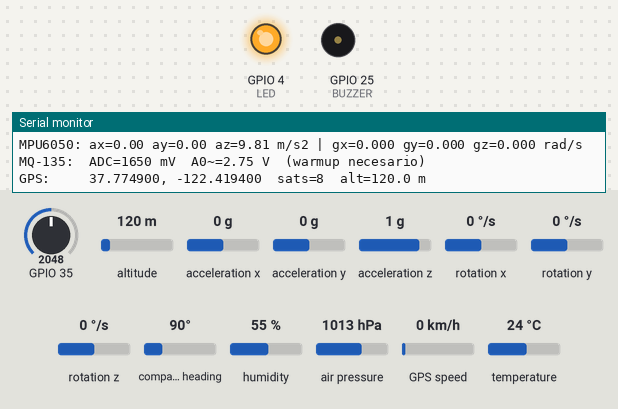
The sketch below on a simulated ESP32. Shown: output pins drawn as LEDs (lit = HIGH), buzzer (waves = sounding, pin HIGH), the last lines printed to the serial monitor. Inputs (shaded band) come from the test bench; at power-on: GPIO 35 = 2048, altitude 120 m, acceleration x 0 g, acceleration y 0 g, acceleration z 1 g, rotation x 0 °/s, rotation y 0 °/s, rotation z 0 °/s, compass heading 90°, humidity 55 %, air pressure 1013 hPa, GPS speed 0 km/h, temperature 24 °C (analog values on the 0–4095 scale). The GPS gets a fix after 3 s at 37.7749, -122.4194 with 8 satellites.

Above: at 6.0 s.
At 8.0 s:
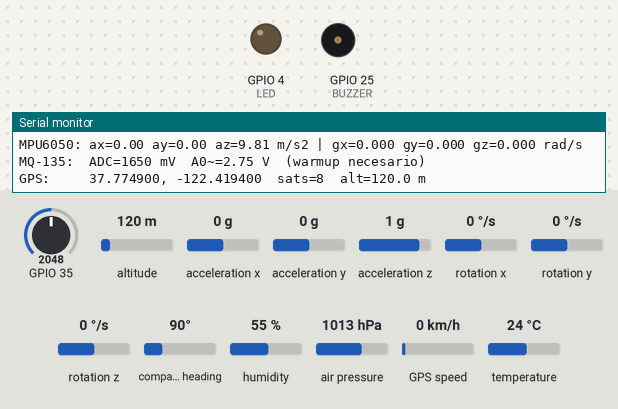
Timing chart, 0 to 9.7 s (numbered marks = the images above):
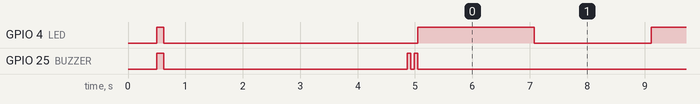

The sketch:

Test_Protoboard.ino
```cpp
/*
 * IGNIS-1 — Test de protoboard (bring-up de hardware)
 * --------------------------------------------------------------
 * NO es el firmware de vuelo. Solo verifica que cada periferico
 * responde, con el pin-map del diseno. Cada subsistema imprime
 * PASS/FAIL y se puede desactivar si el modulo no esta conectado.
 *
 * Pin-map (ESP32 DevKit 38p):
 *   I2C  SDA/SCL ......... 33 / 32   (BME280 0x76, MPU6050 0x68)
 *   SPI  SCK/MISO/MOSI ... 18 / 19 / 23   (LoRa + microSD, CS separados)
 *   LoRa CS/RST/DIO0 ..... 5 / 14 / 26   (RFM95W 433 MHz)
 *   microSD CS ........... 13
 *   MPU_INT .............. 27
 *   Buzzer ............... 25   (activo)
 *   LED status ........... 4
 *   GPS  RX2/TX2 ......... 16 / 17   (NEO-6M, 9600 baud)
 *   MQ-135 A0 ............ 35   (ADC1, via divisor 10k/15k)
 *
 * Librerias (Library Manager):
 *   Adafruit BME280, Adafruit MPU6050, Adafruit Unified Sensor,
 *   TinyGPSPlus, LoRa (Sandeep Mistry), SD (incluida).
 *
 * Notas:
 *   - MQ-135 necesita calentamiento (varios minutos); valores
 *     inestables al inicio. El divisor 10k/15k baja A0 (0-5V) a ~0-3V.
 *   - Alimentar MQ-135 y GPS a 5V; ESP/sensores I2C a 3.3V.
 */

#include <Wire.h>
#include <SPI.h>
#include <Adafruit_Sensor.h>
#include <Adafruit_BME280.h>
#include <Adafruit_MPU6050.h>
#include <TinyGPSPlus.h>
#include <SD.h>
#include <LoRa.h>

// ---------- activar/desactivar pruebas ----------
#define TEST_BME280   1
#define TEST_MPU6050  1
#define TEST_MQ135    1
#define TEST_GPS      1
#define TEST_SD       0   // sin modulo microSD (no comprado aun)
#define TEST_LORA     0   // sin modulo RFM95W (no comprado aun)

// ---------- pines ----------
#define I2C_SDA   33
#define I2C_SCL   32
#define SPI_SCK   18
#define SPI_MISO  19
#define SPI_MOSI  23
#define LORA_CS    5
#define LORA_RST  14
#define LORA_DIO0 26
#define SD_CS     13
#define MPU_INT   27
#define BUZZER    25
#define LED       4
#define GPS_RX    16    // ESP RX2 <- GPS TX
#define GPS_TX    17    // ESP TX2 -> GPS RX
#define MQ_AOUT   35    // ADC1 (input-only)
#define LORA_FREQ 433E6

// divisor MQ-135: A0 --[10k]--+--[15k]-- GND ; tap = ADC
const float MQ_DIV = (10.0 + 15.0) / 15.0;   // factor inverso = 1.667

Adafruit_BME280 bme;
Adafruit_MPU6050 mpu;
TinyGPSPlus gps;

bool okBME=false, okMPU=false, okSD=false, okLoRa=false;
uint32_t seq=0;

// ---------- offsets de calibracion MPU6050 ----------
// Se calculan en reposo al boot. Accel: se asume placa plana, Z arriba
// (az debe quedar ~9.81 m/s2, ax/ay ~0). Gyro: los tres ejes ~0 rad/s.
const float G0 = 9.80665;          // gravedad estandar (m/s2)
float axOff=0, ayOff=0, azOff=0;   // bias accel (m/s2)
float gxOff=0, gyOff=0, gzOff=0;   // bias gyro (rad/s)

void beep(int ms){ digitalWrite(BUZZER,HIGH); delay(ms); digitalWrite(BUZZER,LOW); }
void line(){ Serial.println(F("------------------------------------------")); }

void i2cScan(){
  Serial.println(F("[I2C] scan:"));
  int n=0;
  for(uint8_t a=1;a<127;a++){
    Wire.beginTransmission(a);
    if(Wire.endTransmission()==0){
      Serial.printf("   0x%02X", a);
      if(a==0x76||a==0x77) Serial.print(F(" (BME280)"));
      if(a==0x68||a==0x69) Serial.print(F(" (MPU6050)"));
      Serial.println();
      n++;
    }
  }
  Serial.printf("   %d dispositivo(s)\n", n);
}

#if TEST_MPU6050
// Promedia N muestras en reposo y calcula los offsets.
// IMPORTANTE: la placa debe estar quieta y plana durante la calibracion.
void calibrarMPU(int n=1000){
  Serial.printf("[MPU6050] calibrando (%d muestras, no mover)...\n", n);
  double sax=0,say=0,saz=0, sgx=0,sgy=0,sgz=0;
  sensors_event_t a,g,tmp;
  for(int i=0;i<n;i++){
    mpu.getEvent(&a,&g,&tmp);
    sax+=a.acceleration.x; say+=a.acceleration.y; saz+=a.acceleration.z;
    sgx+=g.gyro.x;         sgy+=g.gyro.y;         sgz+=g.gyro.z;
    delay(2);
  }
  axOff = sax/n;           // en reposo plano ax~0 -> todo es bias
  ayOff = say/n;           // ay~0 -> todo es bias
  azOff = saz/n - G0;      // az debe ser G0; el exceso es bias
  gxOff = sgx/n;           // gyro en reposo ~0 -> todo es bias
  gyOff = sgy/n;
  gzOff = sgz/n;
  Serial.printf("[MPU6050] offset accel: ax=%.3f ay=%.3f az=%.3f m/s2\n", axOff, ayOff, azOff);
  Serial.printf("[MPU6050] offset gyro:  gx=%.4f gy=%.4f gz=%.4f rad/s\n", gxOff, gyOff, gzOff);
}
#endif

void setup(){
  Serial.begin(115200);
  delay(500);
  pinMode(LED, OUTPUT);
  pinMode(BUZZER, OUTPUT);
  pinMode(MPU_INT, INPUT);
  digitalWrite(LED,HIGH); beep(120); digitalWrite(LED,LOW);

  line();
  Serial.println(F("IGNIS-1 — Test de protoboard"));
  line();

  Wire.begin(I2C_SDA, I2C_SCL);
  i2cScan();

#if TEST_BME280
  okBME = bme.begin(0x76) || bme.begin(0x77);
  Serial.printf("[BME280]  %s\n", okBME ? "PASS" : "FAIL (revisar I2C/dir)");
#endif

#if TEST_MPU6050
  okMPU = mpu.begin(0x68);
  if(okMPU){
    mpu.setAccelerometerRange(MPU6050_RANGE_8_G);
    mpu.setGyroRange(MPU6050_RANGE_500_DEG);
    mpu.setFilterBandwidth(MPU6050_BAND_21_HZ);   // filtra ruido antes de calibrar
  }
  Serial.printf("[MPU6050] %s\n", okMPU ? "PASS" : "FAIL");
  if(okMPU) calibrarMPU();
#endif

#if TEST_MQ135
  analogReadResolution(12);
  analogSetPinAttenuation(MQ_AOUT, ADC_11db);   // rango ~0-3.1V
  Serial.println(F("[MQ-135]  ADC listo (necesita warmup)"));
#endif

#if TEST_GPS
  Serial2.begin(9600, SERIAL_8N1, GPS_RX, GPS_TX);
  Serial.println(F("[GPS]     UART2 abierto (esperando NMEA)"));
#endif

#if (TEST_SD || TEST_LORA)
  SPI.begin(SPI_SCK, SPI_MISO, SPI_MOSI);
#endif

#if TEST_SD
  okSD = SD.begin(SD_CS, SPI);
  Serial.printf("[microSD] %s\n", okSD ? "PASS" : "FAIL");
  if(okSD){
    File f = SD.open("/test.txt", FILE_APPEND);
    if(f){ f.println("IGNIS-1 test boot"); f.close(); Serial.println(F("   escribio /test.txt")); }
  }
#endif

#if TEST_LORA
  LoRa.setPins(LORA_CS, LORA_RST, LORA_DIO0);
  okLoRa = LoRa.begin(LORA_FREQ);
  if(okLoRa) LoRa.setSyncWord(0x12);
  Serial.printf("[LoRa]    %s (433 MHz)\n", okLoRa ? "PASS" : "FAIL");
#endif

  line();
  Serial.println(F("Loop: lecturas cada 2 s"));
  line();
  if(okBME && okMPU){ beep(60); delay(60); beep(60); }  // doble beep = sensores I2C OK
}

void loop(){
  digitalWrite(LED, !digitalRead(LED));   // latido

  // alimentar parser GPS continuamente
#if TEST_GPS
  while(Serial2.available()) gps.encode(Serial2.read());
#endif

  Serial.println();

#if TEST_BME280
  if(okBME){
    Serial.printf("BME280:  T=%.2f C  RH=%.1f %%  P=%.1f hPa\n",
                  bme.readTemperature(), bme.readHumidity(), bme.readPressure()/100.0);
  }
#endif

#if TEST_MPU6050
  if(okMPU){
    sensors_event_t a,g,tmp; mpu.getEvent(&a,&g,&tmp);
    // resta offsets: accel debe dar ~0/0/9.81 en reposo, gyro ~0/0/0
    float ax=a.acceleration.x-axOff, ay=a.acceleration.y-ayOff, az=a.acceleration.z-azOff;
    float gx=g.gyro.x-gxOff, gy=g.gyro.y-gyOff, gz=g.gyro.z-gzOff;
    Serial.printf("MPU6050: ax=%.2f ay=%.2f az=%.2f m/s2 | gx=%.3f gy=%.3f gz=%.3f rad/s\n",
                  ax, ay, az, gx, gy, gz);
  }
#endif

#if TEST_MQ135
  {
    int mv = analogReadMilliVolts(MQ_AOUT);     // mV en el ADC (tras divisor)
    float a0 = mv/1000.0 * MQ_DIV;              // V reales en A0 del modulo
    Serial.printf("MQ-135:  ADC=%d mV  A0~=%.2f V  (warmup necesario)\n", mv, a0);
  }
#endif

#if TEST_GPS
  if(gps.location.isValid()){
    Serial.printf("GPS:     %.6f, %.6f  sats=%d  alt=%.1f m\n",
                  gps.location.lat(), gps.location.lng(),
                  gps.satellites.value(), gps.altitude.meters());
  } else {
    Serial.printf("GPS:     sin fix (chars=%lu, sats=%d)\n",
                  (unsigned long)gps.charsProcessed(), gps.satellites.value());
  }
#endif

#if TEST_LORA
  if(okLoRa){
    LoRa.beginPacket();
    LoRa.printf("IGNIS-1 test seq=%lu", (unsigned long)seq);
    LoRa.endPacket();
    Serial.printf("LoRa:    TX seq=%lu\n", (unsigned long)seq);
    seq++;
  }
#endif

  delay(2000);
}
```

Measured:
- by itself, GPIO 4 (LED): repeats every 4.1 s: HIGH 2.0 s, LOW 2.0 s
